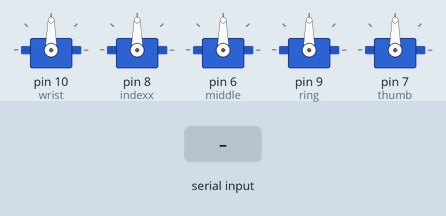
The sketch below on a simulated Arduino Uno, built with avr-gcc and run on an emulated ATmega328P. On the bench: 5 × servo. Inputs (shaded band) come from the test bench.

Above: at 1.2 s.
1.3 s: "A" received over Serial
At 2.3 s:
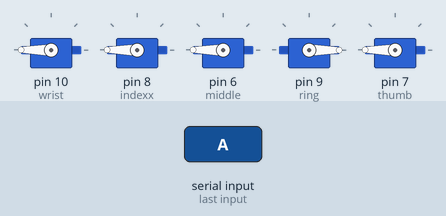
2.8 s: "B" received over Serial
At 3.4 s:
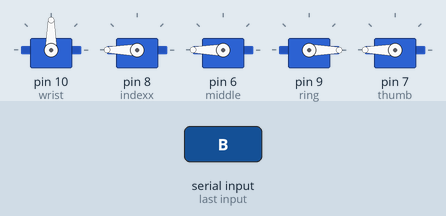
4.3 s: "C" received over Serial
At 4.6 s:
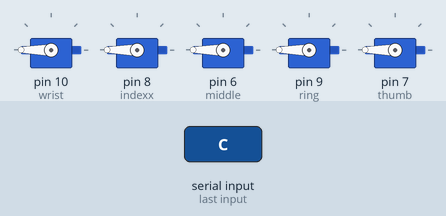
5.8 s: "D" received over Serial
At 6.9 s:
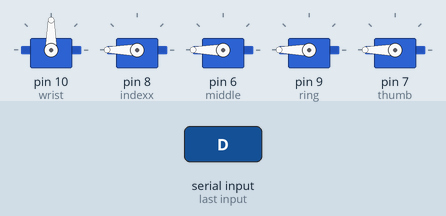
7.3 s: "E" received over Serial
At 8.0 s:
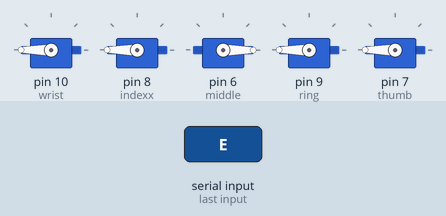
8.8 s: "F" received over Serial
At 9.2 s:
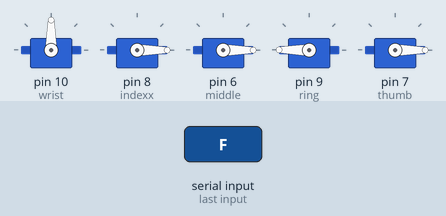
Timing chart, 0 to 11.3 s (numbered marks = the images above; inputs shaded):
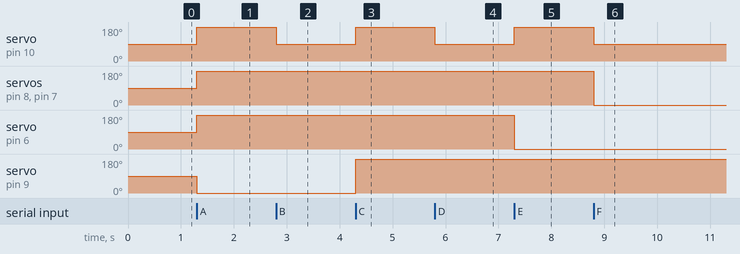

The sketch:

Text_controlled_arm.ino
```cpp
#include <Servo.h>


Servo wrist; // WRIST MOTOR
Servo indexx; // INDEX FINGER
Servo middle;
Servo ring;
Servo thumb;

void setup()
{  wrist.attach(10);
   indexx.attach(8);
   middle.attach(6);
   ring.attach(9);
   thumb.attach(7);

  Serial.begin(38400);

}
void loop()
{

     if (Serial.available()) {
    char val = Serial.read();
    if(val=='A'){
      indexx.write(180);
      middle.write(180);
     ring.write(0);
      thumb.write(180);
      wrist.write(180);
      }
     if(val=='B'){
      indexx.write(180);
      middle.write(180);
     ring.write(0);
      thumb.write(180);
      wrist.write(90);
      }
       if(val=='C'){
      indexx.write(180);
      middle.write(180);
     ring.write(180);
      thumb.write(180);
      wrist.write(180);
      }
       if(val=='D'){
      indexx.write(180);
      middle.write(180);
     ring.write(180);
      thumb.write(180);
      wrist.write(90);
      }
       if(val=='E'){
      indexx.write(180);
      middle.write(0);
     ring.write(180);
      thumb.write(180);
      wrist.write(180);
      }
       if(val=='F'){
      indexx.write(0);
      middle.write(0);
     ring.write(180);
      thumb.write(0);
      wrist.write(90);
      }
      if(val=='N'){
      indexx.write(0);
      middle.write(0);
     ring.write(180);
      thumb.write(0);
      wrist.write(180);
      }

  }

}
```

Measured:
- after the input at 1.3 s, servo on pin 10 (wrist), servo on pin 8 (indexx), servo on pin 6 (middle), servo on pin 7 (thumb): 90° → 180° at once; servo on pin 9 (ring): 90° → 0° at once
- after the input at 2.8 s, servo on pin 10 (wrist): 180° → 90° at once
- after the input at 4.3 s, servo on pin 10 (wrist): 90° → 180° at once; servo on pin 9 (ring): 0° → 180° at once
- after the input at 5.8 s, servo on pin 10 (wrist): 180° → 90° at once
- after the input at 7.3 s, servo on pin 10 (wrist): 90° → 180° at once; servo on pin 6 (middle): 180° → 0° at once
- after the input at 8.8 s, servo on pin 10 (wrist): 180° → 90° at once; servo on pin 8 (indexx), servo on pin 7 (thumb): 180° → 0° at once
